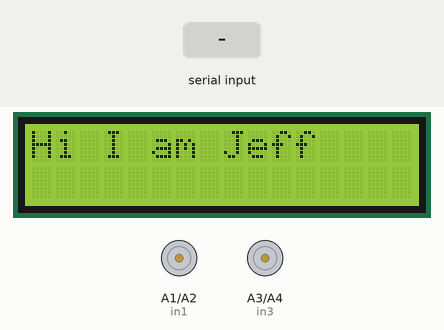
Recording of a sketch running on a simulated Arduino Uno, built with avr-gcc and run on an emulated ATmega328P. On the bench: 16×2 character LCD, motor-driver pin pairs drawn as motors (green arrow = first pin HIGH = forward, orange = second pin HIGH = backward, longer = more drive, scaled by the enable pin). Inputs (shaded band) come from the test bench. What the sketch prints to the serial monitor is not drawn.

Above: at 2.2 s.
2.3 s: "g" received over Serial
At 5.2 s:
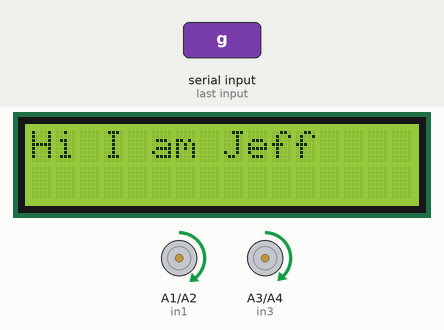
5.3 s: "l" received over Serial
At 9.1 s:
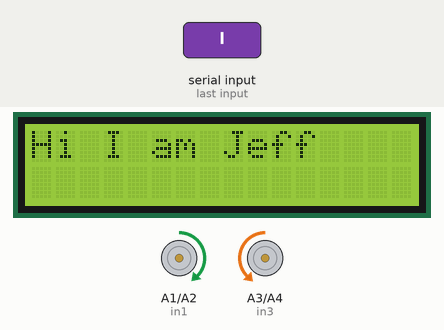
Timing chart, 0 to 11.6 s (numbered marks = the images above; inputs shaded):
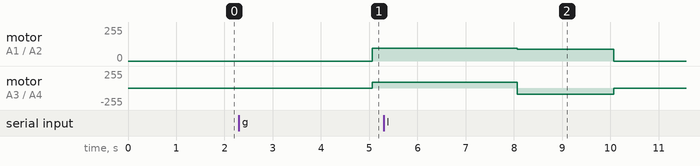

Measured:
- after the input at 2.3 s, motor on A1 (in1) / A2 (in2): stopped → forward 95/255 after 2.8 s; motor on A3 (in3) / A4 (in4): stopped → forward 90/255 after 2.8 s
- after the input at 5.3 s, motor on A1 (in1) / A2 (in2): forward 95/255 → forward 90/255 after 2.8 s, → stopped 2.0 s later; motor on A3 (in3) / A4 (in4): forward 90/255 → backward 91/255 after 2.8 s, → stopped 2.0 s later

The sketch:

VoiceControl.ino
```cpp
#include<LiquidCrystal.h>

//initialize the pins for my reference
//int rs=8, en=9, d4=4,d5=5,d6=6, d7=7;
//initialize the pins with the lcd library
LiquidCrystal lcd(8,9,4,5,6,7);


//initilaizing the motor A
int enA = 3;
int in1 = A1;
int in2 = A2;
//initializing motor B
int enB = 11;
int in3 = A3;
int in4 = A4;
int trigPin = 12;
int echoPin = 13;
float duration, distance;


void setup(){

  pinMode(enA, OUTPUT);
  pinMode(enB, OUTPUT);
  pinMode(in1, OUTPUT);
  pinMode(in2, OUTPUT);
  pinMode(in3, OUTPUT);
  pinMode(in4, OUTPUT);
  pinMode(trigPin, OUTPUT);
  pinMode(echoPin, INPUT);


 //turn off all motors at initial state
  digitalWrite(in1, LOW);
  digitalWrite(in2, LOW);
  digitalWrite(in3, LOW);
  digitalWrite(in4, LOW);


  //setting up lcd
  lcd.begin(16,2);
  lcd.setCursor(0,0);
  lcd.print("Hi I am Jeff");
  delay (1000);
 /* lcd.clear();
  lcd.setCursor(0,0);
  lcd.print("I am connected!");*/
  Serial.begin(9600);

}


void loop(){
int Incoming_value = 0;
Serial.println(Incoming_value);
if(Serial.available()>0)
delay(1000);{
  Incoming_value = Serial.read();
  Serial.println(Incoming_value);
  delay(1000);
  switch(Incoming_value){
    case 103:
      straight();
      break;
    case 108:
      left();
      delay(2000);
      notmove();
      break;
    case 114:
       right();
       delay(2000);
      notmove();
     break;
   case 98:
       reverse();
       break;
     case 115:
       notmove();
     break;
     }
    }
  }


void straight(){


    digitalWrite(in1,HIGH);
    digitalWrite(in2,LOW);
    digitalWrite(in3,HIGH);
    digitalWrite(in4,LOW);
    analogWrite (enA, 95);
    analogWrite (enB, 90);

}


void reverse(){

    digitalWrite(in1,LOW);
    digitalWrite(in2,HIGH);
    digitalWrite(in3,LOW);
    digitalWrite(in4,HIGH);
    analogWrite (enA, 105);
    analogWrite (enB, 100);
}

void notmove(){
      //Stop both Motors
    digitalWrite(in1,LOW);
    digitalWrite(in2,LOW);
    digitalWrite(in3,LOW);
    digitalWrite(in4,LOW);
    analogWrite (enA, 0);
    analogWrite (enB, 0);
}

void right(){
  //set to 0
  analogWrite(enA, 91);
  analogWrite(enB, 90);
  //set motor A
  digitalWrite(in1,LOW);
  digitalWrite(in2,HIGH);
  //set motor B
  digitalWrite(in3,HIGH);
  digitalWrite(in4,LOW);
}

void left(){
  analogWrite(enA, 90);
  analogWrite(enB, 91);
  //set motor A
  digitalWrite(in1,HIGH);
  digitalWrite(in2,LOW);
  //set motor B
  digitalWrite(in3, LOW);
  digitalWrite(in4,HIGH);
}
```
